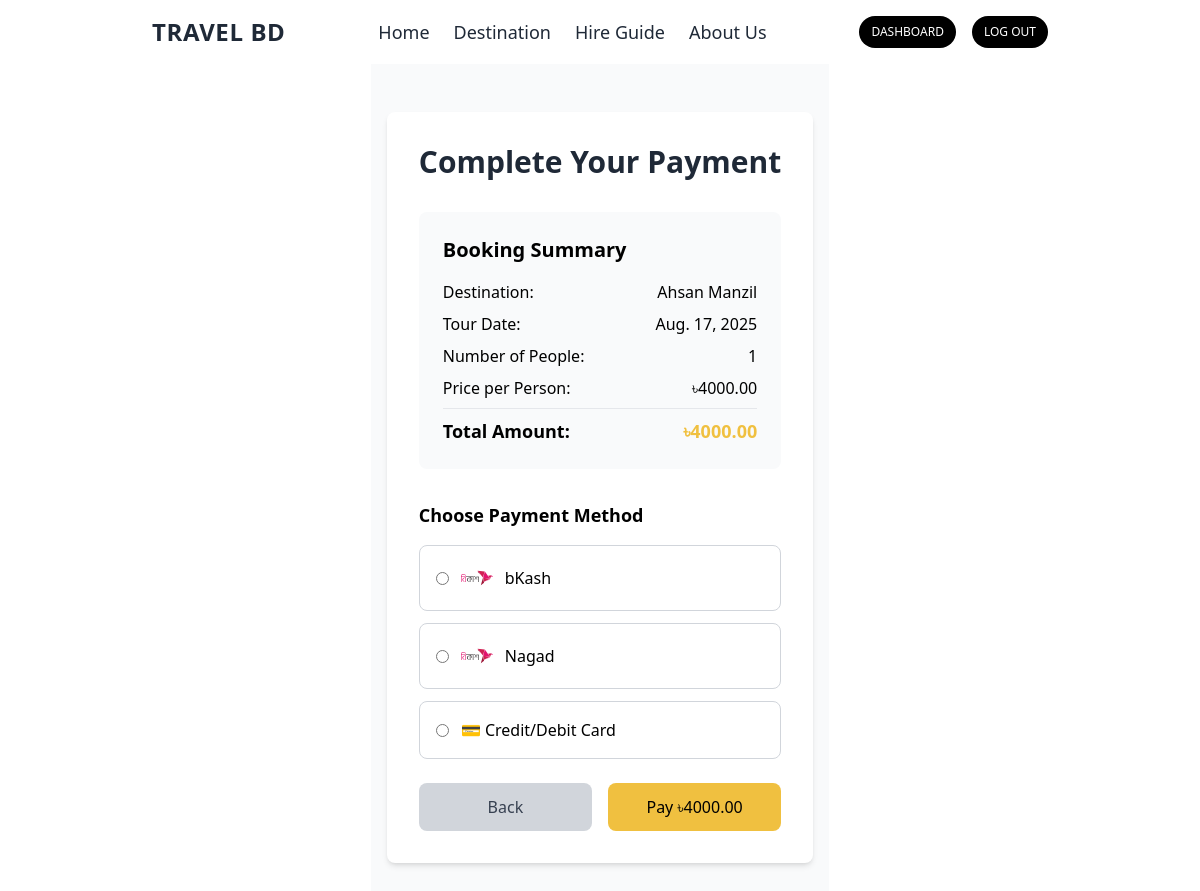
/booking/payment/4/ (signed in), run on the app's committed database.
### tour_booking/models.py (models this page shows, shortened)
class TourBooking(models.Model):
    STATUS_CHOICES = [
        ('pending', 'Pending'),
        ('confirmed', 'Confirmed'),
        ('cancelled', 'Cancelled'),
        ('completed', 'Completed'),
    ]
    user = models.ForeignKey(User, on_delete=models.CASCADE)
    destination = models.ForeignKey(Destination, on_delete=models.CASCADE)
    tour_date = models.DateField()
    number_of_people = models.IntegerField(default=1)
    total_amount = models.DecimalField(max_digits=10, decimal_places=2)
    status = models.CharField(max_length=20, choices=STATUS_CHOICES, default='pending')
    booking_date = models.DateTimeField(auto_now_add=True)
    contact_phone = models.CharField(max_length=15)
    special_requests = models.TextField(blank=True)
    payment = models.ForeignKey(Payment, on_delete=models.SET_NULL, null=True, blank=True)
    class Meta:
        ordering = ['-booking_date']
        verbose_name = "Tour Booking"
        verbose_name_plural = "Tour Bookings"

### destination/models.py (models this page shows, shortened)
class Destination(models.Model):
    CATEGORY_CHOICES = [
        ('beach', 'Beach'),
        ('mountain', 'Mountain'),
        ('historical', 'Historical'),
        ('cultural', 'Cultural'),
        ('adventure', 'Adventure'),
        ('religious', 'Religious'),
    ]
    DIFFICULTY_CHOICES = [
        ('easy', 'Easy'),
        ('moderate', 'Moderate'),
        ('hard', 'Hard'),
    ]
    name = models.CharField(max_length=200)
    slug = models.SlugField(max_length=250, unique=True, blank=True)
    description = models.TextField()
    short_description = models.TextField(max_length=300, blank=True)
    location = models.CharField(max_length=200)
    district = models.CharField(max_length=100)
    division = models.CharField(max_length=100)
    category = models.CharField(max_length=20, choices=CATEGORY_CHOICES)
    difficulty_level = models.CharField(max_length=20, choices=DIFFICULTY_CHOICES, default='easy')
    entry_fee = models.DecimalField(max_digits=10, decimal_places=2, default=0)
    duration = models.CharField(max_length=100, default="1 Day")
    best_time_to_visit = models.CharField(max_length=200)
    tour_price = models.DecimalField(max_digits=10, decimal_places=2)
    tour_duration_days = models.IntegerField(default=1)
    max_group_size = models.IntegerField(default=10)
    tour_includes = models.TextField(blank=True)
    tour_excludes = models.TextField(blank=True)
    main_image = models.ImageField(upload_to='destinations/', blank=True, null=True)
    latitude = models.DecimalField(max_digits=9, decimal_places=6, blank=True, null=True)
    longitude = models.DecimalField(max_digits=9, decimal_places=6, blank=True, null=True)
    featured = models.BooleanField(default=False)
    is_active = models.BooleanField(default=True)
    created_at = models.DateTimeField(auto_now_add=True)
    updated_at = models.DateTimeField(auto_now=True)
    class Meta:
        ordering = ['name']

### tour_booking/views.py (the view, shortened to what this page needs)
# urls.py: path('payment/<int:booking_id>/', views.payment_view, name='payment'),
@login_required
def payment_view(request, booking_id):
    booking = get_object_or_404(TourBooking, id=booking_id, user=request.user)
    context = {
        'booking': booking,
    }
    return render(request, 'payment.html', context)

### templates/payment.html (shortened to what this page needs)
{% extends 'base.html' %} {%load static%} {% block body %}
<div class="min-h-screen bg-gray-50 py-12">
  <div class="max-w-3xl mx-auto px-4">
    <div class="bg-white rounded-lg shadow-md p-8">
      <h1 class="text-3xl font-bold text-gray-800 mb-8">
        Complete Your Payment
      </h1>
      <div class="bg-gray-50 rounded-lg p-6 mb-8">
        <h2 class="text-xl font-semibold mb-4">Booking Summary</h2>
        <div class="space-y-2">
          <div class="flex justify-between">
            <span>Destination:</span>
            <span class="font-medium">{{ booking.destination.name }}</span>
          </div>
          <div class="flex justify-between">
            <span>Tour Date:</span>
            <span class="font-medium">{{ booking.tour_date }}</span>
          </div>
          <div class="flex justify-between">
            <span>Number of People:</span>
            <span class="font-medium">{{ booking.number_of_people }}</span>
          </div>
          <div class="flex justify-between">
            <span>Price per Person:</span>
            <span class="font-medium"
              >৳{{ booking.destination.tour_price }}</span
            >
          </div>
          <hr class="my-3" />
          <div class="flex justify-between text-lg font-bold">
            <span>Total Amount:</span>
            <span class="text-primary">৳{{ booking.total_amount }}</span>
          </div>
        </div>
      </div>
      <form method="POST">
        <div class="mb-6">
          <h3 class="text-lg font-semibold mb-4">Choose Payment Method</h3>
          <div class="space-y-3">
            <label
              class="flex items-center p-4 border border-gray-300 rounded-lg cursor-pointer hover:bg-gray-50"
            >
              <input
                type="radio"
                name="payment_method"
                value="bkash"
                required
                class="mr-3"
              />
              <img
                src="{% static 'images/icons/bkash.svg' %}"
                alt="bKash"
                class="w-8 h-8 mr-3"
                onerror="this.style.display='none'"
              />
              <span>bKash</span>
            </label>
            <label
              class="flex items-center p-4 border border-gray-300 rounded-lg cursor-pointer hover:bg-gray-50"
            >
              <input
                type="radio"
                name="payment_method"
                value="nagad"
                required
                class="mr-3"
              />
              <img
                src="{% static 'images/icons/bkash.svg' %}"
                alt="Nagad"
                class="w-8 h-8 mr-3"
                onerror="this.style.display='none'"
              />
              <span>Nagad</span>
            </label>
            <label
              class="flex items-center p-4 border border-gray-300 rounded-lg cursor-pointer hover:bg-gray-50"
            >
              <input
                type="radio"
                name="payment_method"
                value="card"
                required
                class="mr-3"
              />
              <span>💳 Credit/Debit Card</span>
            </label>
          </div>
        </div>
        <div class="flex space-x-4">
          <a
            href="{% url 'destination:destination_detail' booking.destination.slug %}"
            class="flex-1 bg-gray-300 text-gray-700 py-3 px-6 rounded-lg text-center hover:bg-gray-400"
          >
            Back
          </a>
          <button
            type="submit"
            class="flex-1 bg-primary text-black py-3 px-6 rounded-lg hover:bg-yellow-500"
          >
            Pay ৳{{ booking.total_amount }}
          </button>
        </div>
      </form>
    </div>
  </div>
</div>
{% endblock %}

### data on the page
TourBooking: destination.name "Ahsan Manzil", tour_date "Aug. 17, 2025", number_of_people "1", destination.tour_price "4000.00", total_amount "4000.00"
